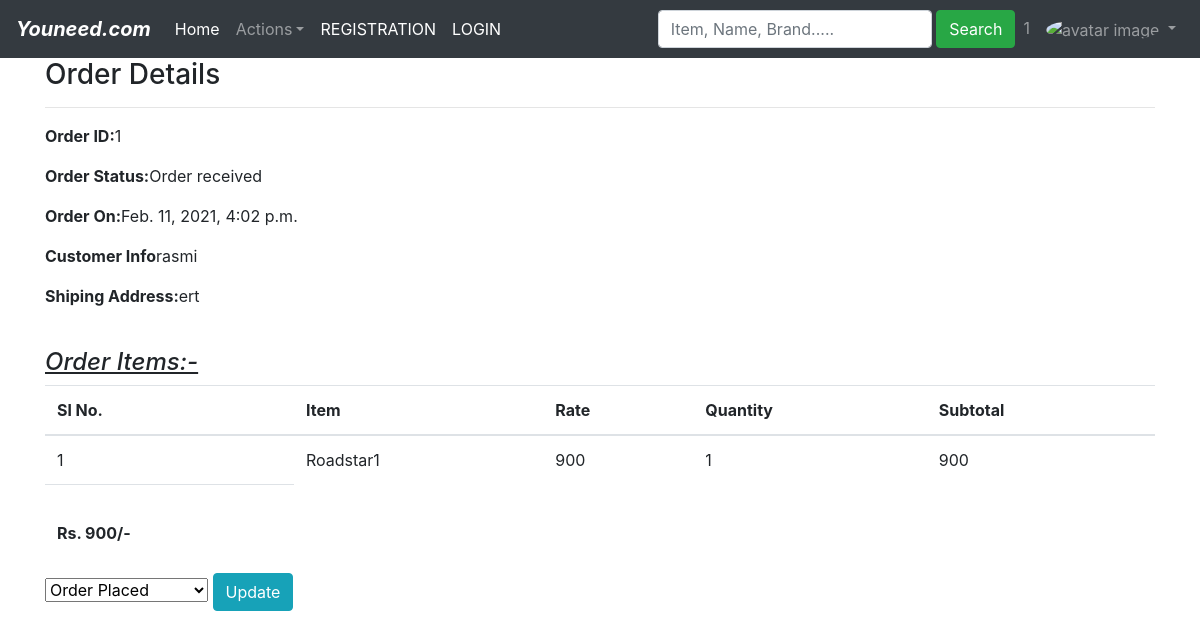
Page /admin_oder/1/ (signed in) on the committed database.
### ecomm/models.py (models this page shows, shortened)
class Order(models.Model):
    cart = models.OneToOneField(Cart, on_delete=models.CASCADE)
    order_by = models.CharField(max_length=250)
    shiping_address = models.TextField()
    mobile = models.CharField(max_length=12)
    email = models.EmailField(null= True, blank=True)
    subtotal = models.PositiveIntegerField()
    discount = models.PositiveIntegerField()
    total = models.PositiveIntegerField()
    order_status = models.CharField(max_length=50, blank=True, choices=ORDER_STATUS)
    cresated_at = models.DateTimeField(auto_now_add=True)
    pin_code = models.IntegerField()
    payment_method = models.CharField(max_length=30, choices=PAYMENT_METHOD, default="Cash on DeliVery")
    payment_status = models.BooleanField(default=False, null=True, blank=True)
    razorpay_payment_id = models.CharField(max_length=100, blank=True)
    razorpay_order_id = models.CharField(max_length=100, blank=True)
    razorpay_signature = models.CharField(max_length=100, blank=True)

class Cartproduct(models.Model):
    cart = models.ForeignKey(Cart, on_delete=models.CASCADE)
    product = models.ForeignKey(Product, on_delete=models.CASCADE)
    rate = models.PositiveIntegerField()
    quantity = models.PositiveIntegerField()
    subtotal = models.PositiveIntegerField()

class Product(models.Model):
    Product_name = models.CharField(max_length=20)
    category = models.ForeignKey(Category, on_delete=models.CASCADE)
    Price = models.FloatField()
    brand = models.CharField(max_length=30)
    Description = models.TextField()
    image = models.FileField(upload_to="product/", max_length=None)

### ecomm/views.py (the view)
# urls.py: path('admin_oder/<int:pk>/', OreddetailView.as_view(), name= 'admin_oder'),
class OreddetailView(DetailView):
    template_name = "seller_orderdetails.html"
    model = Order
    context_object_name = "ord_obj"
    def get_context_data(self,**kwargs):
        context = super().get_context_data(**kwargs)
        context["allstatus"] = ORDER_STATUS
        return context

### template/seller_orderdetails.html (shortened to what this page needs)
{% extends 'seller_base.html' %}
{% block body %}
<div class="container">
    <div class="row">
        <div class="col md-8 mx-auto">
            <h3>Order Details</h3>
            <hr>
            <p><span class="font-weight-bold">Order ID:</span>{{ord_obj.id}}</p>
            <p><span class="font-weight-bold">Order Status:</span>{{ord_obj.order_status}}</p>
            <p><span class="font-weight-bold">Order On:</span>{{ord_obj.cresated_at}}</p>
            <p><span class="font-weight-bold">Customer Info</span>{{ord_obj.order_by}}</p>
            <p><span class="font-weight-bold">Shiping Address:</span>{{ord_obj.shiping_address}}</p>
            <br>
            <h4><i><u> Order Items:-</u></i></h4>
            <table class="table">
                <thead>
                    <tr>
                        <th>Sl No.</th>
                        <th>Item</th>
                        <th>Rate</th>
                        <th>Quantity</th>
                        <th>Subtotal</th>
                    </tr>
                </thead>
                <tbody>
                    <tr>
                        {% for cp in ord_obj.cart.cartproduct_set.all %}
                        <td>{{ forloop.counter}}</td>
                        <td>{{ cp.product.brand }}{{ cp.product.id }}</td>
                        <td>{{ cp.rate }}</td>
                        <td>{{ cp.quantity }}</td>
                        <td>{{ cp.subtotal }}</td>
                        {% endfor %}
                    </tr>
                    <tr>
                        <td class="text-align-center"><b><br>
                            Rs. {{ord_obj.total}}/-
                        </b></td>
                    </tr>
                </tbody>
            </table>
            <form action = "{% url 'admin-oder-statu' ord_obj.id %}" method="POST">
                    <select name="status" class="dropdown">
                    {% for i,j in allstatus %}
                    <option value="{{i}}" {% if i == ord_obj.order_status %}select{% endif %} >{{j}}</option>
                    {% endfor %}
                    </select>
            <button class="btn btn-info">Update</button>
            </form>
        </div>
    </div>
</div>
{% endblock body %}

### static/seller.css (style rules this page uses)
body { font-family: Arial, Helvetica, sans-serif; }
* { box-sizing: border-box }
hr { border: 1px solid #f1f1f1; margin-bottom: 25px; }

### rows in the picture
Order: id "1", order_status "Order received", cresated_at "Feb. 11, 2021, 4:02 p.m.", order_by "rasmi", shiping_address "ert", total "900"
Cartproduct: product.brand "Roadstar", product.id "1", rate "900", quantity "1", subtotal "900"

### other values in the picture
form field status "Order Placed"
